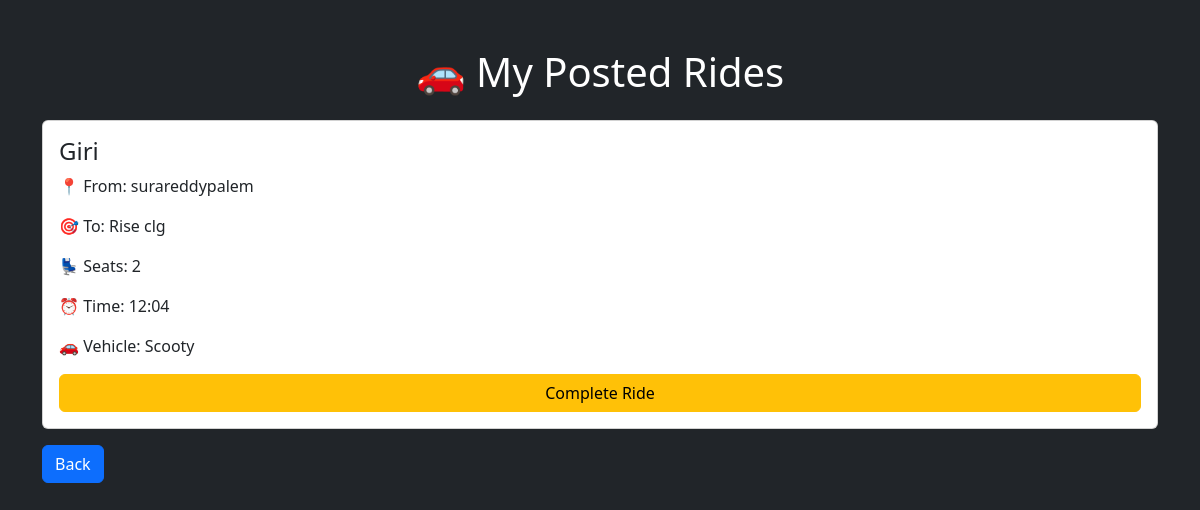
The app's page /myrides (signed in) with its own data.
### tables this page shows
CREATE TABLE rides (
    id INTEGER PRIMARY KEY AUTOINCREMENT,
    username TEXT,
    name TEXT,
    from_location TEXT,
    destination TEXT,
    seats INTEGER,
    time TEXT,
    vehicle TEXT,
    phone TEXT,
    rating INTEGER DEFAULT 0,
    completed INTEGER DEFAULT 0
);

### app.py (the view)
@app.route("/myrides")
def myrides():
    if "user" not in session:
        return redirect("/login")
    username = session["user"]
    conn = connect_db()
    cursor = conn.cursor()
    cursor.execute(
        "SELECT * FROM rides WHERE username=? ORDER BY id DESC",
        (username,)
    )
    rides = cursor.fetchall()
    conn.close()
    return render_template("myrides.html", rides=rides)

### app.py (called while the page is built)
def connect_db():
    return sqlite3.connect("rides.db")

### templates/myrides.html (shortened to what this page needs)
<!DOCTYPE html>
<html>
<head>
<link href="https://cdn.jsdelivr.net/npm/bootstrap@5.3.3/dist/css/bootstrap.min.css" rel="stylesheet">
</head>
<body class="bg-dark text-white">
<div class="container mt-5">
<h1 class="text-center mb-4">
🚗 My Posted Rides
</h1>
{% for ride in rides %}
<div class="card p-3 mb-3">
<h4>{{ ride[2] }}</h4>
<p>📍 From: {{ ride[3] }}</p>
<p>🎯 To: {{ ride[4] }}</p>
<p>💺 Seats: {{ ride[5] }}</p>
<p>⏰ Time: {{ ride[6] }}</p>
<p>🚗 Vehicle: {{ ride[7] }}</p>
{% if ride[10] == 1 %}
<span class="badge bg-success">
Completed ✅
</span>
{% else %}
<a href="/complete_ride/{{ ride[0] }}"
   class="btn btn-warning">
Complete Ride
</a>
{% endif %}
</div>
{% endfor %}
<a href="/profile"
   class="btn btn-primary">
Back
</a>
</div>
</body>
</html>

### records on screen
rides: name "Giri", from_location "surareddypalem", destination "Rise clg", seats "2", time "12:04", vehicle "Scooty"
